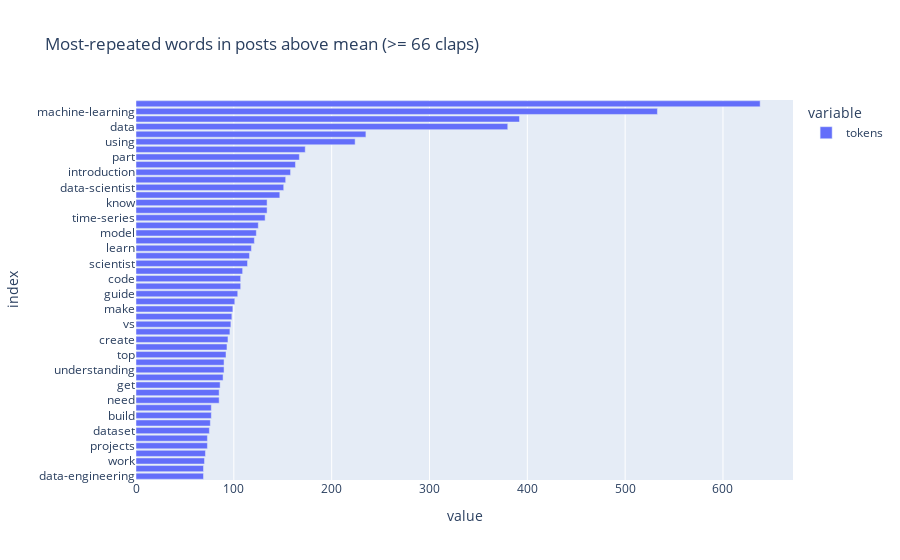

Notebook code cell kept with this figure:
### Markdown cell above
#### 3. Frequency Analysis: Uni-/Bi-grams

### Code cell
# Uni-grams
medium_tokenized = medium_above_mean.copy()
medium_tokenized['tokens'] = tokens_stopwords_removed
medium_tokenized


### explode: this creates a new row for each word, counts each words and dataframes it.
title_term_frequency = medium_tokenized[['post_number', 'tokens']] \
    .explode('tokens') \
    ['tokens'] \
    .value_counts() \
    .to_frame()


## Bi-grams
bigram = gensim.models.Phrases(
    tokens_stopwords_removed,
    min_count = 1,
    threshold = 0.1,
    delimiter = b"-"
)

bigram_model = gensim.models.phrases.Phraser(bigram)



### for loop again to remove stopwords, extracts uni-/bi-grams and appends them
bigram_list = []
for i in tokens_stopwords_removed:
    bigram_list.append(bigram_model[i])



## Frequency Analysis: Uni-/Bi-grams together
medium_bigram = medium_above_mean.copy()
medium_bigram['tokens'] = bigram_list


### explode, count and to dataframe
medium_bigram_term_frequency = medium_bigram[['post_number', 'tokens']] \
    .explode('tokens') \
    ['tokens'] \
    .value_counts() \
    .to_frame()


## Plot Uni-/Bi-grams together
px.bar(
    medium_bigram_term_frequency.head(50).sort_values(['tokens']),
    orientation = 'h',
    title = f'Most-repeated words in posts above mean (>= {mean_claps} claps)'
)

### Figure 1 — Plotly figure (JSON) as saved in the notebook; plotly's stock layout.template omitted (floating-point values rounded to 4 significant figures)
{"data": [{"alignmentgroup": "True", "hovertemplate": "variable=tokens<br>value=%{x}<br>index=%{y}<extra></extra>", "legendgroup": "tokens", "marker": {"color": "#636efa", "pattern": {"shape": ""}}, "name": "tokens", "offsetgroup": "tokens", "orientation": "h", "showlegend": true, "textposition": "auto", "type": "bar", "x": [69, 69, 70, 71, 73, 73, 75, 76, 77, 77, 85, 85, 86, 89, 90, 90, 92, 93, 94, 96, 97, 98, 99, 101, 104, 107, 107, 109, 114, 116, 118, 121, 123, 125, 132, 134, 134, 147, 151, 153, 158, 163, 167, 173, 224, 235, 380, 392, 533, 638], "xaxis": "x", "y": ["data-engineering", "like", "work", "building", "projects", "based", "dataset", "step-step", "build", "analytics", "need", "time", "get", "best", "understanding", "data-analysis", "top", "project", "create", "deep-learning", "vs", "data-scientists", "make", "using-python", "guide", "day-days", "code", "sql", "scientist", "one", "learn", "new", "model", "pandas", "time-series", "models", "know", "ai", "data-scientist", "use", "introduction", "learning", "part", "analysis", "using", "science", "data", "python", "machine-learning", "data-science"], "yaxis": "y"}], "layout": {"barmode": "relative", "legend": {"title": {"text": "variable"}, "tracegroupgap": 0}, "title": {"text": "Most-repeated words in posts above mean (>= 66 claps)"}, "xaxis": {"anchor": "y", "domain": [0, 1], "title": {"text": "value"}}, "yaxis": {"anchor": "x", "domain": [0, 1], "title": {"text": "index"}}}}
